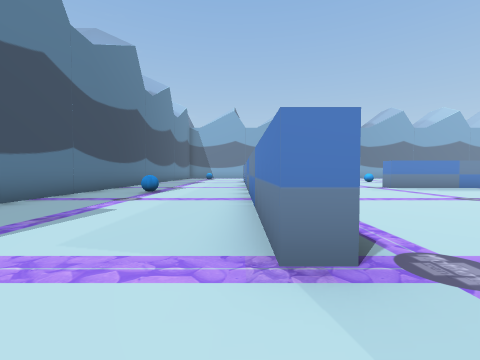
view 1 (above)

20 first-person views from a walk through a Unity game level. The camera is 1.2 m above the floor, tilts 2° down and sees 90° across. The floor is counted in squares, 2 m on a side. Each view is taken from the middle of a square. On the plan, view 1 faces up. The plan holds only what a view shows up to about 9 squares ahead; the rest is blank. The place goes on beyond the plan.

view 2
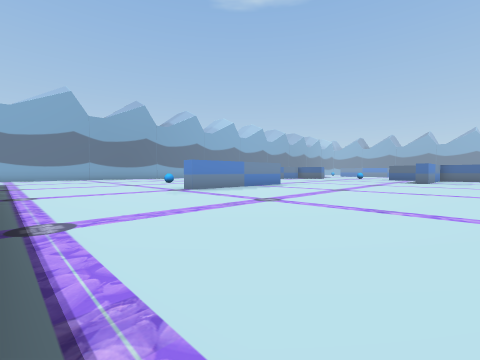

view 3
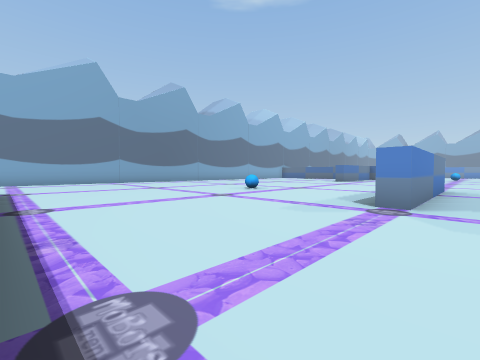

view 4
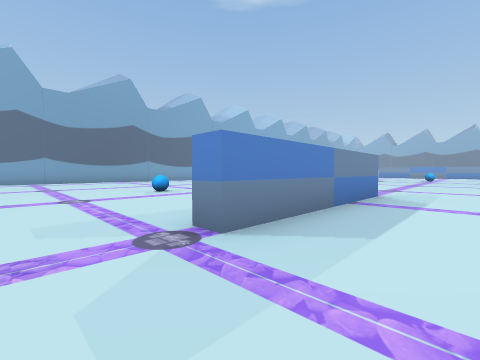

view 5
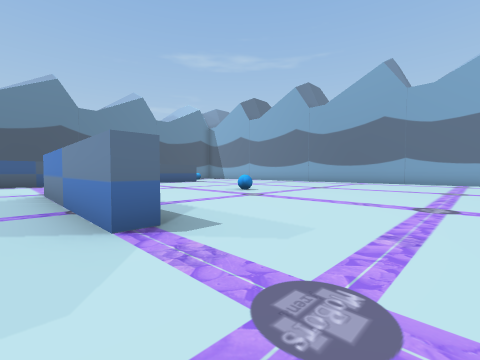

view 6
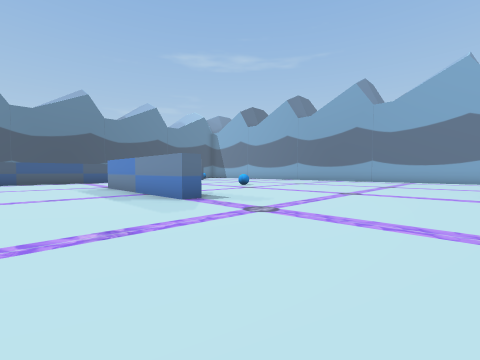

view 7
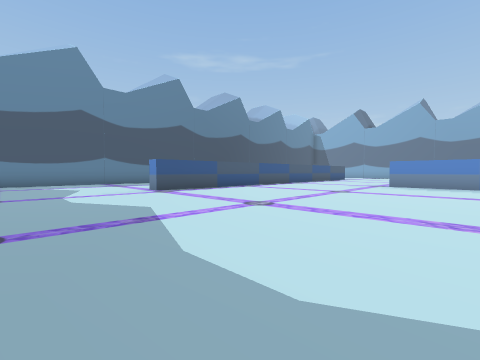

view 8
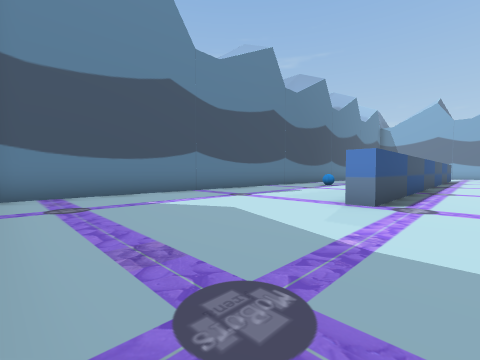

view 9
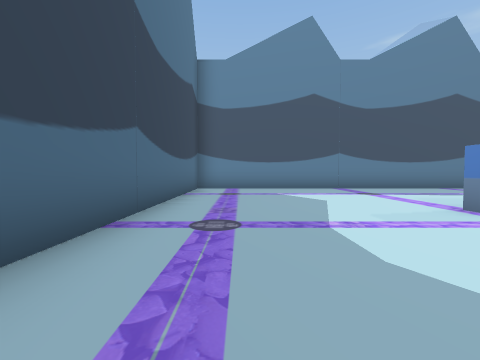

view 10
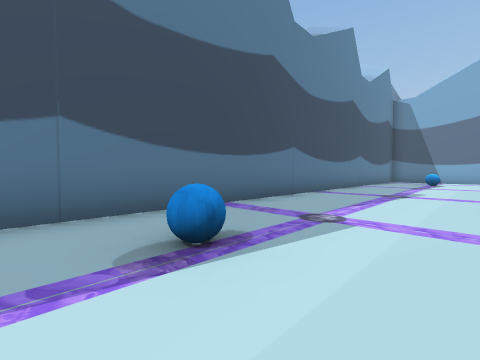

view 11
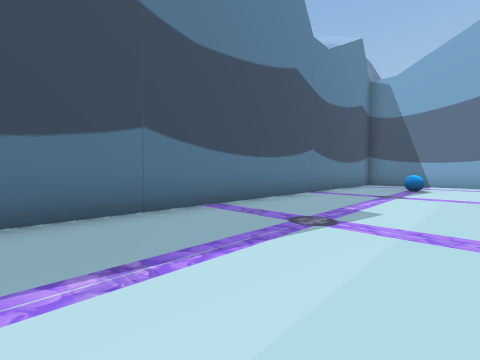

view 12
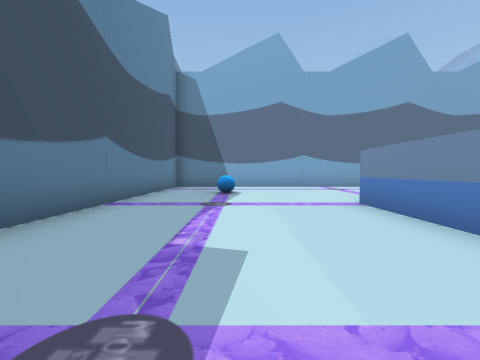

view 13
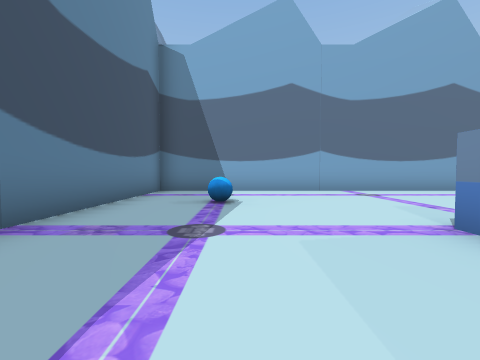

view 14
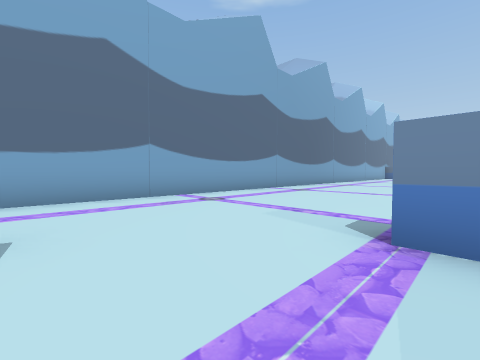

view 15
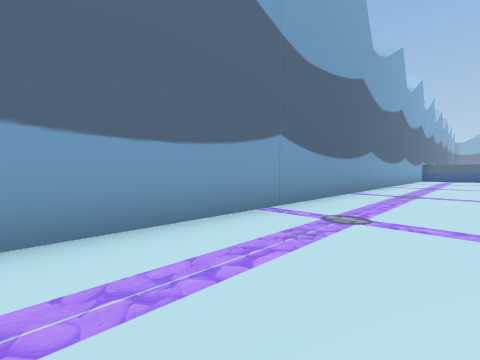

view 16
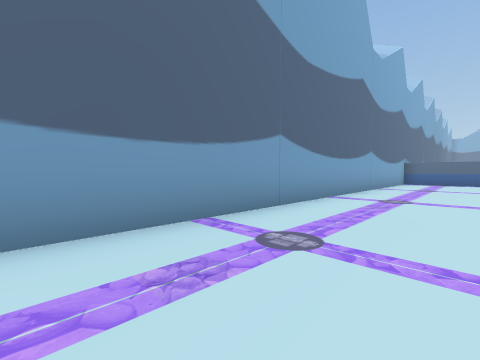

view 17
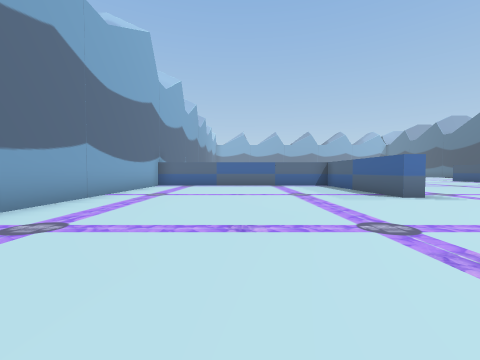

view 18
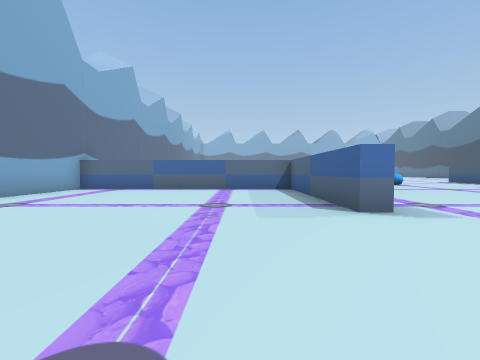

view 19
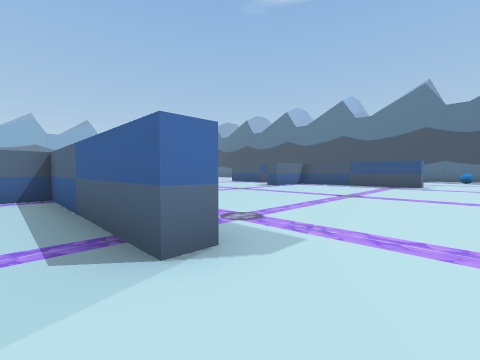

view 20
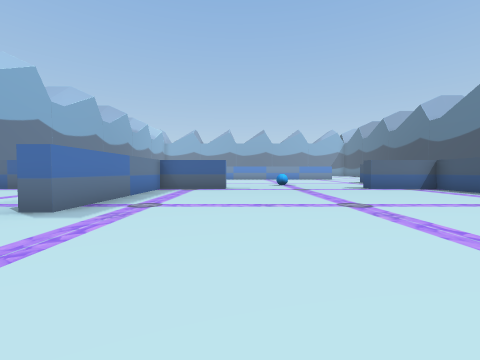

### Floor plan
Points are (right, up) in squares from view 1. A wall is a line through its corners. A room is listed if a view was taken in it or the views show most of it. See-through windows are left out.
Room 1 (views 1, 2, 3, 4, 5, 6, 7, 8, 9, 10, 11, 12, 13, 14, 15, 16, 17, 18, 19, 20)
walls: (10.5, 9.4) (10.5, 8.7) (5.5, 8.7) (5.5, 9.2); (0.8, 8.5) (0.8, 1.5) (0.3, 1.5) (0.3, 8.4); (0.3, 14.1) (0.3, 16.5); (15.4, 4.2) (16, 4.2); (18.7, 4.2) (20.2, 4.2) (20.2, 6.5) (20.7, 6.5); (20.2, 11.4) (20.2, 13.7) (15.5, 13.7) (15.5, 14.2) (20.2, 14.2) (20.2, 21.5) (-4.5, 21.5) (-4.5, -3.5) (2.6, -3.5)
objects: blue ball (-3, 7); blue ball (-2, 19); blue ball (7, 14)

Positions as (right, up) in squares from view 1, and headings:
1: (0, 0), facing up
2: (1, 2), facing up-right
3: (1, 8), facing up-right
4: (4, 7), facing up-right
5: (13, 8), facing up-left
6: (15, 6), facing up-left
7: (8, -2), facing up-left
8: (2, -3), facing up-left
9: (4, -2), facing left
10: (-1, 6), facing up-left
11: (-1, 10), facing up-left
12: (-2, 12), facing up
13: (-2, 14), facing up
14: (-2, 16), facing up-right
15: (2, 19), facing up-right
16: (7, 19), facing up-right
17: (10, 18), facing right
18: (12, 16), facing right
19: (14, 15), facing down-right
20: (12, 11), facing right
